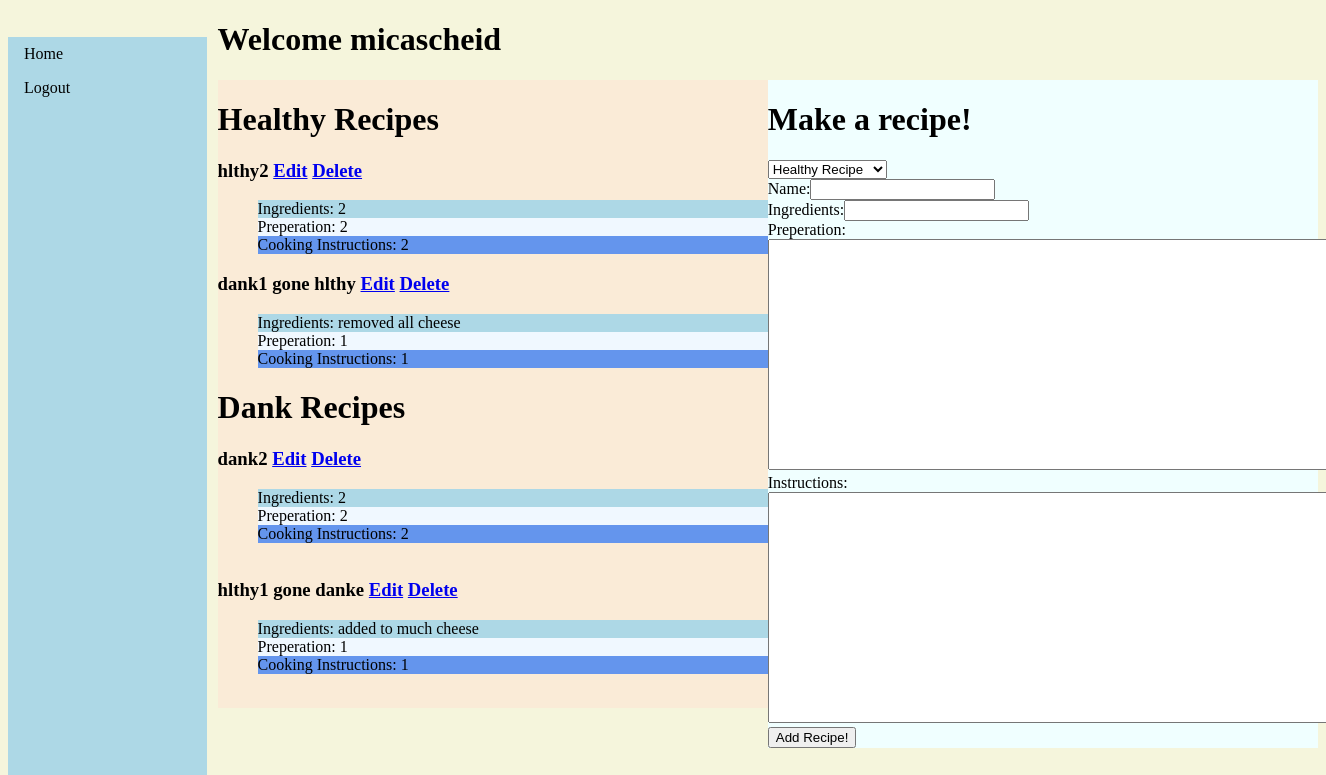
The page /profile (signed in) on the database its author committed.
### app.py (models this page shows)
class User(UserMixin, db.Model):
    id       = db.Column(db.Integer, primary_key=True)
    username = db.Column(db.String(20), unique=True, nullable=False)
    password = db.Column(db.String(40), nullable=False)
    name     = db.Column(db.String(40), nullable=False)
    hlthyrec = db.relationship('HlthyRec', backref='user')
    dankrec  = db.relationship('DankRec', backref='user')

class HlthyRec(db.Model):
    id =            db.Column(db.Integer, primary_key=True)
    name        =   db.Column(db.String(100))
    ingredients =   db.Column(db.String(1000))
    preperation =   db.Column(db.String(10000))
    cooking     =   db.Column(db.String(10000))
    userId      =   db.Column(db.Integer, db.ForeignKey('user.id'))

class DankRec(db.Model):
    id          = db.Column(db.Integer, primary_key=True)
    name        = db.Column(db.String(100))
    ingredients = db.Column(db.String(1000))
    preperation = db.Column(db.String(10000))
    cooking     = db.Column(db.String(1000))
    userId      = db.Column(db.Integer, db.ForeignKey('user.id'))

### app.py (the view)
@app.route('/profile', methods=['POST', 'GET'])
@login_required
def usersdata():
    id = current_user.id
    hlthyRecs = HlthyRec.query.filter_by(userId=id)
    dankRecs = DankRec.query.filter_by(userId=id)
    username = current_user.username
    if request.method=='POST':
        if request.form['recType']=='Healthy Recipe':
            recTypeCreate(HlthyRec)
        if request.form['recType']=='That Dank Dank':
            recTypeCreate(DankRec)
    return render_template('profile.html', hlthyRecs=hlthyRecs, dankRecs=dankRecs,
                           username=username)

### app.py (called while the page is built)
@login_manager.user_loader
def load_user(uid):
    user = User.query.get(uid)
    return user

### templates/profile.html (shortened to what this page needs)
<!DOCTYPE html>
<html lang="en">
<head>
</head>
<body>
    {% extends "base.html" %}
    {% block content %}
    <div class="main">
        <h1>Welcome {{username}}</h1>
        <div id="left">
            <h1>Healthy Recipes</h1>
            {% if hlthyRecs %}
                {% for item in hlthyRecs %}
                    <h3>{{item.name}} <a href="/edithlthy/{{item.id}}">Edit</a> <a href="/hlthydelete/{{item.id}}">Delete</a> </h3>
                    <ul>
                        <li class="ingredients">Ingredients: {{item.ingredients}}</li>
                        <li class="preperation">Preperation: {{item.preperation}}</li>
                        <li class="cooking">Cooking Instructions: {{item.cooking}}</li>
                    </ul>
                {% endfor %}
            {% endif %}
            <h1>Dank Recipes</h1>
            {% if dankRecs %}
                {% for item in dankRecs %}
                    <h3>{{item.name}} <a href="/editdank/{{item.id}}">Edit</a> <a href="/dankdelete/{{item.id}}">Delete</a> </h3>
                    <ul>
                        <li class="ingredients">Ingredients: {{item.ingredients}}</li>
                        <li class="preperation">Preperation: {{item.preperation}}</li>
                        <li class="cooking">Cooking Instructions: {{item.cooking}}</li>
                        <li><img src="" id="imageupload"> </li>
                    </ul>
                {% endfor %}
            {% endif %}
        </div>
        <div id="right">
            <h1>Make a recipe!</h1>
            <form action="/profile" method="POST">
                <select name="recType">
                    <option name="hlthyRec">Healthy Recipe</option>
                </select><br>
                Name:<input type="text" name="recname"><br>
                Ingredients:<input type="text" name="ingredients"><br>
                <label for="preperation">Preperation:</label><br>
                <textarea name="preperation" id="preperation" rows="15" cols="75"></textarea><br>
                <label for="instructions">Instructions:</label><br>
                <textarea name="cooking" id="instructions" rows="15" cols="75"></textarea><br>
                <input type="submit" value="Add Recipe!">
            </form>
        </div>
        {% endblock %}

### static/styles/main.css (style rules this page uses)
body { background-color: beige; }
ul { list-style: none; }
div.main { position: inherit; width: 84%; margin-left: 16%; }
#left { width: 50%; word-break: keep-all; float: left; background-color: antiquewhite; }
#right { float: left; width: 50%; background-color: azure; height: 100%; word-break: keep-all; }
li.ingredients { background-color: lightblue; }
li.preperation { background-color: aliceblue; }
li.cooking { background-color: cornflowerblue; }

### rows shown on the page
User: username "micascheid"
HlthyRec: name "hlthy2", ingredients "2", preperation "2", cooking "2"
HlthyRec: name "dank1 gone hlthy", ingredients "removed all cheese", preperation "1", cooking "1"
DankRec: name "dank2", ingredients "2", preperation "2", cooking "2"
DankRec: name "hlthy1 gone danke", ingredients "added to much cheese", preperation "1", cooking "1"
